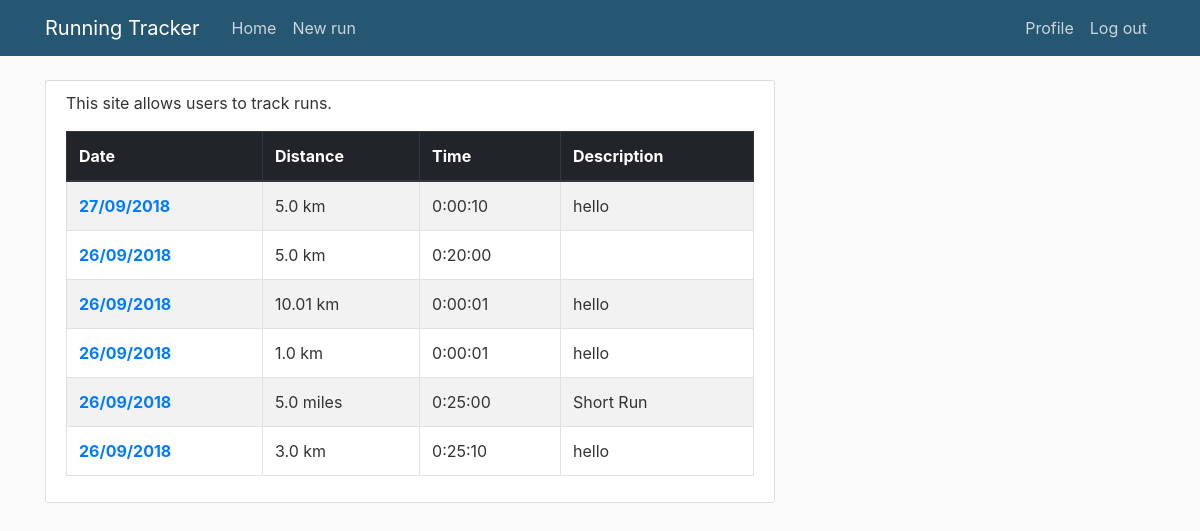
The page / (signed in) on the database its author committed.
### tracker/models.py (models this page shows, shortened)
class Run(models.Model):
    UNIT_CHOICES = (
        ('km','kilometers'),
        ('miles','miles'),
    )
    date_added= models.DateTimeField(default=timezone.now)
    date_ran = models.DateTimeField(default=timezone.now)
    distance = models.FloatField(validators=[MinValueValidator(0)])
    units = models.CharField(max_length=5,choices=UNIT_CHOICES,default="km")
    time = models.DurationField()
    author = models.ForeignKey(User, on_delete=models.CASCADE)
    description = models.TextField(default="",blank=True)

### tracker/views.py (the view)
# urls.py: path('', UsersRunListView.as_view(), name='users-run'),
class UsersRunListView(LoginRequiredMixin, ListView):
    model = Run
    template_name = 'tracker/user_runs.html'
    context_object_name = 'runs'
    def get_queryset(self):
        return Run.objects.filter(author=self.request.user).order_by('-date_ran')

### tracker/templates/tracker/run_list.html
{% extends "tracker/includes/base.html" %}
{% block content %}
    <div class="content-section">
      <p>This site allows users to track runs.</p>
      {% if runs %}
        <table class="table table-striped table-bordered">
          <thead class="thead-dark">
            <th scope="col">Date</th>
            <th scope="col">Distance</th>
            <th scope="col">Time</th>
            <th scope="col">Description</th>
          </thead>
        {% for object in runs %}
          <tr >
            {% if object.author == user %}
              <th scope="row"><a href="{% url 'run-detail' object.id %}">{{ object.date_ran|date:"d/m/Y" }}</a></th>
            {% else %}
              <th scope="row">{{ object.date_ran|date:"d/m/Y" }}</th>
            {% endif %}
            {% if object.units == "km" %}
              <td>{{ object.distance }} {{ object.units }}</td>
            {% else %}
              <td>{{ object.distance }} miles</td>
            {% endif %}
            <td>{{ object.time }} {{ objects.units}}</td>
            <td>{{ object.description }}</td>
          </tr>
        {% endfor %}
        </table>
      {% else %}
        <p>No runs added yet. Please <a href="{% url 'run-create' %}">create run</a>.</p>
      {% endif %}
    </div>
{% endblock content %}

### tracker/static/tracker/main.css (style rules this page uses)
body { background: #fafafa; color: #333333; margin-top: 5rem; }
.content-section { background: #ffffff; padding: 10px 20px; border: 1px solid #dddddd; border-radius: 3px; margin-bottom: 20px; }

### rows shown on the page
Run: date_ran "27/09/2018", distance "5.0", units "km", time "0:00:10", description "hello"
Run: date_ran "26/09/2018", distance "5.0", units "km", time "0:20:00"
Run: date_ran "26/09/2018", distance "10.01", units "km", time "0:00:01", description "hello"
Run: date_ran "26/09/2018", distance "1.0", units "km", time "0:00:01", description "hello"
Run: date_ran "26/09/2018", distance "5.0", time "0:25:00", description "Short Run"
Run: date_ran "26/09/2018", distance "3.0", units "km", time "0:25:10", description "hello"
